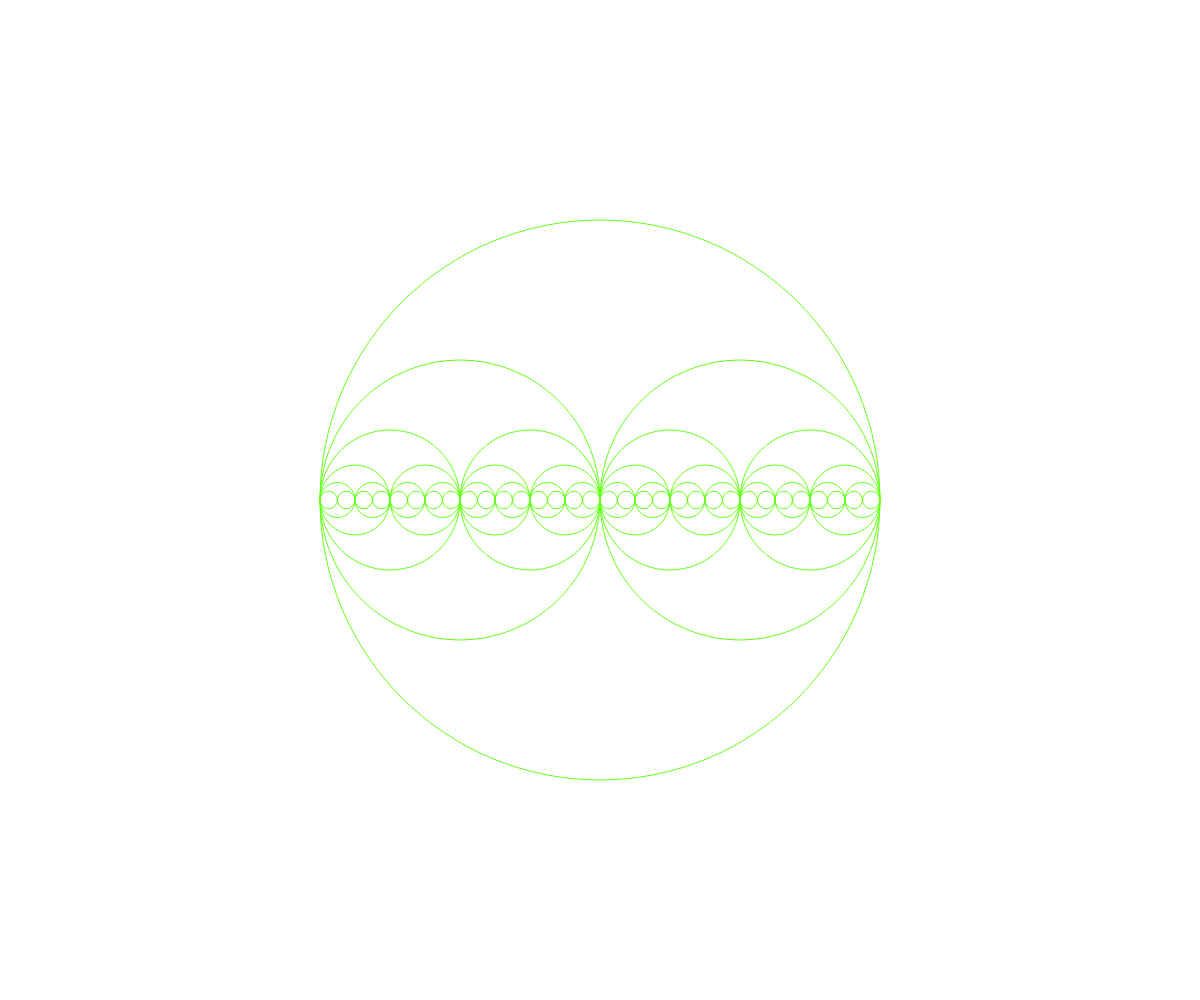
Frame 1 (no input)
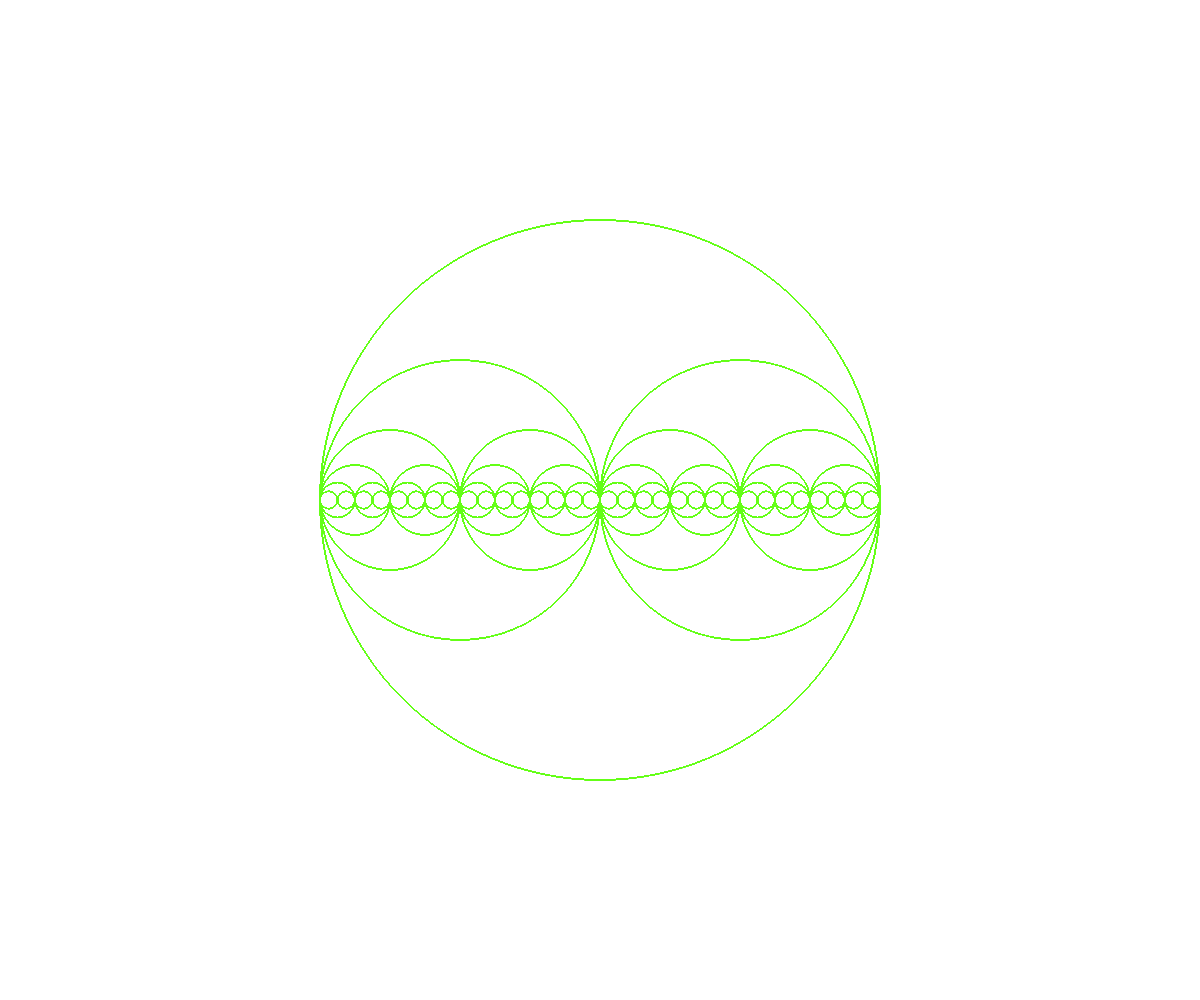
Frame 60 (no input)
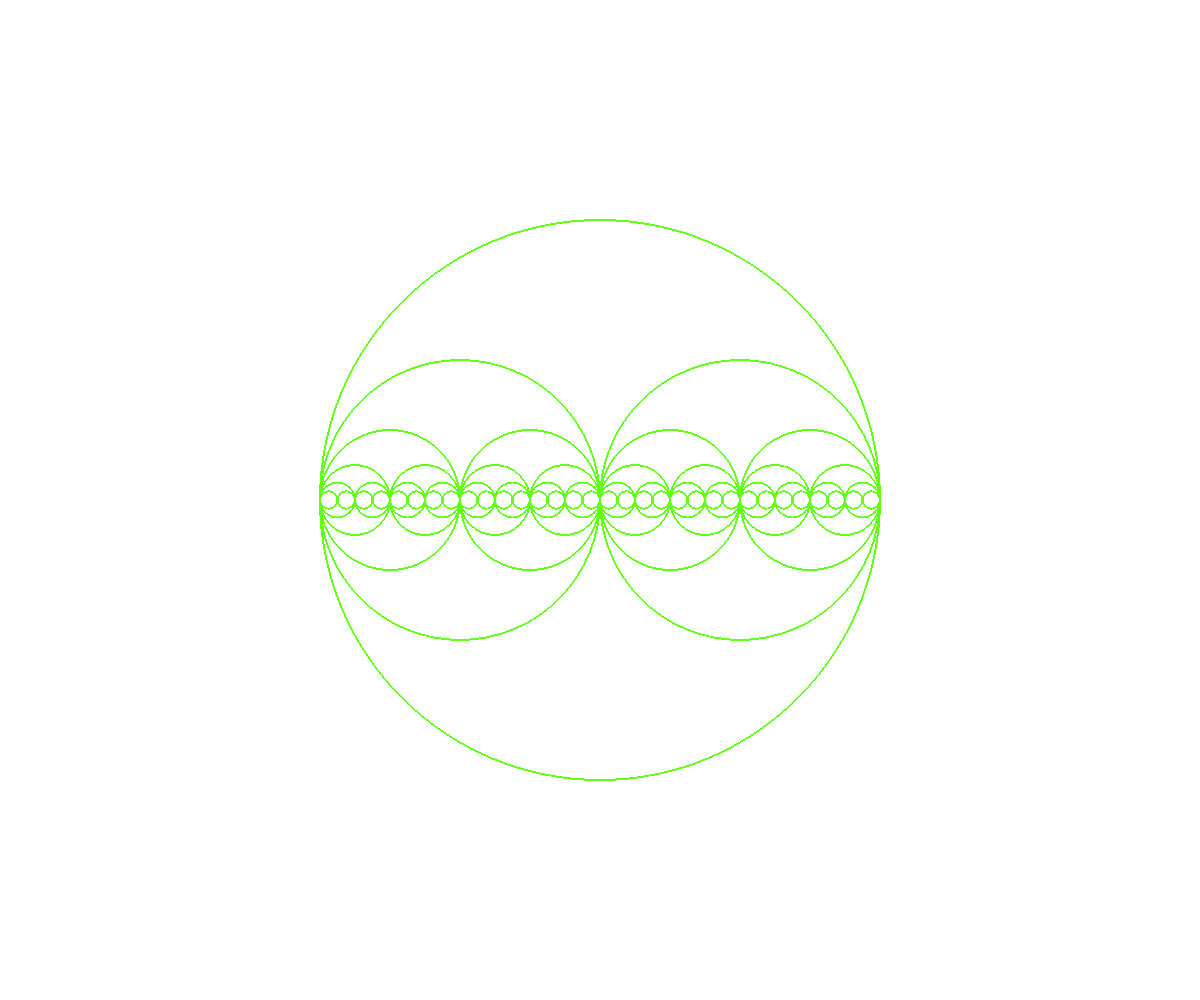
Frame 120 (the mouse pressed at the canvas centre since frame 60)

The p5.js sketch that drew these frames (run headless with seeded random() and noise() and a simulated clock; from frame 60 on, the mouse is pressed at the canvas centre):

// p5.js sketch
// ── sketch.js
// let canvas;
let y = 100;
let p5canvas;
let createP5Canvas;


function setup() {
  // canvas.parent("sketch-holder");
  p5canvas = createCanvas(windowWidth, windowHeight);
  p5canvas.position(0,0);
  p5canvas.style('z-index','-1');
  stroke(100,255,23);
  frameRate(70);
}

function windowResized() {
  resizeCanvas(windowWidth, windowHeight);
}

// function draw() {
//   background(100,255,23,.5);
//   y = y - 1;
//   if (y < 0) {
//     y = height;
//   }
//   line(0, y, width, y);
// }

function draw() {
  // background(100,255,23,.5);
  drawCircle(width / 2, 280, 6);
}

function drawCircle(x, radius, level) {
  const tt = (150 * level) / 7.0;
  // const ff = (150 * radius) / 7.0;
  // fill(ff,255,23,.5);
  fill(tt,255,23,.5);
  ellipse(x, height / 2, radius * 2, radius * 2);
  if (level > 1) {
    level = level - 1;
    drawCircle(x - radius / 2, radius / 2, level);
    drawCircle(x + radius / 2, radius / 2, level);
  }
}

// function drawCircle(x, radius, level) {
//   const tt = (126 * level) / 4.0;
//   fill(tt);
//   ellipse(x, height / 2, radius * 2, radius * 2);
//   if (level > 1) {
//     level = level - 1;
//     drawCircle(x - radius / 2, radius / 2, level);
//     drawCircle(x + radius / 2, radius / 2, level);
//   }
// }
